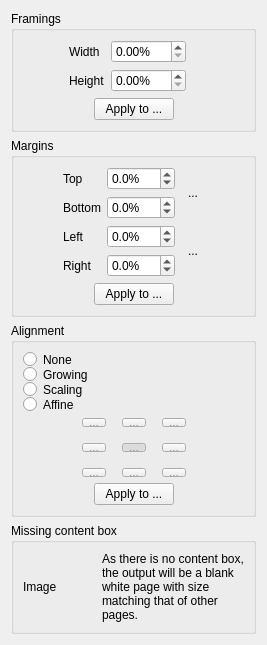
<?xml version="1.0" encoding="UTF-8"?>
<ui version="4.0">
 <class>PageLayoutOptionsWidget</class>
 <widget class="QWidget" name="PageLayoutOptionsWidget">
  <property name="geometry">
   <rect>
    <x>0</x>
    <y>0</y>
    <width>267</width>
    <height>639</height>
   </rect>
  </property>
  <property name="windowTitle">
   <string>Form</string>
  </property>
  <layout class="QVBoxLayout" name="verticalLayout_4">
   <item>
    <widget class="QGroupBox" name="framingsGroup">
     <property name="title">
      <string>Framings</string>
     </property>
     <layout class="QVBoxLayout" name="framingsVerticalLayout">
      <item>
       <layout class="QHBoxLayout" name="framingsHorizontalLayout_2">
        <item>
         <spacer name="framingsHorizontalSpacer_1">
          <property name="orientation">
           <enum>Qt::Horizontal</enum>
          </property>
          <property name="sizeHint" stdset="0">
           <size>
            <width>1</width>
            <height>1</height>
           </size>
          </property>
         </spacer>
        </item>
        <item>
         <layout class="QGridLayout" name="framingsGridLayout">
          <item row="0" column="0">
           <widget class="QLabel" name="labelExtraW">
            <property name="text">
             <string>Width</string>
            </property>
           </widget>
          </item>
          <item row="0" column="1">
           <widget class="QDoubleSpinBox" name="extraWMarginSpinBox">
            <property name="suffix">
             <string notr="true">%</string>
            </property>
            <property name="decimals">
             <number>2</number>
            </property>
            <property name="minimum">
             <double>0.0</double>
            </property>
            <property name="maximum">
             <double>999.5</double>
            </property>
            <property name="singleStep">
             <double>0.5</double>
            </property>
           </widget>
          </item>
          <item row="0" column="2">
           <widget class="QLabel" name="labelExtraWout">
            <property name="text">
             <string></string>
            </property>
           </widget>
          </item>
          <item row="1" column="0">
           <widget class="QLabel" name="labelExtraH">
            <property name="text">
             <string>Height</string>
            </property>
           </widget>
          </item>
          <item row="1" column="1">
           <widget class="QDoubleSpinBox" name="extraHMarginSpinBox">
            <property name="suffix">
             <string notr="true">%</string>
            </property>
            <property name="decimals">
             <number>2</number>
            </property>
            <property name="minimum">
             <double>0.0</double>
            </property>
            <property name="maximum">
             <double>999.5</double>
            </property>
            <property name="singleStep">
             <double>0.5</double>
            </property>
           </widget>
          </item>
          <item row="1" column="2">
           <widget class="QLabel" name="labelExtraHout">
            <property name="text">
             <string></string>
            </property>
           </widget>
          </item>
         </layout>
        </item>
        <item>
         <spacer name="framingsHorizontalSpacer">
          <property name="orientation">
           <enum>Qt::Horizontal</enum>
          </property>
          <property name="sizeHint" stdset="0">
           <size>
            <width>1</width>
            <height>1</height>
           </size>
          </property>
         </spacer>
        </item>
       </layout>
      </item>
      <item>
       <layout class="QHBoxLayout" name="framingsHorizontalLayout_5">
        <item>
         <spacer name="framingsHorizontalSpacer_9">
          <property name="orientation">
           <enum>Qt::Horizontal</enum>
          </property>
          <property name="sizeHint" stdset="0">
           <size>
            <width>1</width>
            <height>1</height>
           </size>
          </property>
         </spacer>
        </item>
        <item>
         <widget class="QPushButton" name="applyFramingsBtn">
          <property name="text">
           <string>Apply to ...</string>
          </property>
         </widget>
        </item>
        <item>
         <spacer name="framingsHorizontalSpacer_10">
          <property name="orientation">
           <enum>Qt::Horizontal</enum>
          </property>
          <property name="sizeHint" stdset="0">
           <size>
            <width>1</width>
            <height>1</height>
           </size>
          </property>
         </spacer>
        </item>
       </layout>
      </item>
     </layout>
    </widget>
   </item>
   <item>
    <widget class="QGroupBox" name="marginsGroup">
     <property name="title">
      <string>Margins</string>
     </property>
     <layout class="QVBoxLayout" name="verticalLayout">
      <item>
       <layout class="QHBoxLayout" name="horizontalLayout_2">
        <item>
         <spacer name="horizontalSpacer_3">
          <property name="orientation">
           <enum>Qt::Horizontal</enum>
          </property>
          <property name="sizeHint" stdset="0">
           <size>
            <width>1</width>
            <height>1</height>
           </size>
          </property>
         </spacer>
        </item>
        <item>
         <layout class="QGridLayout" name="gridLayout">
          <item row="0" column="0">
           <widget class="QLabel" name="label">
            <property name="text">
             <string>Top</string>
            </property>
           </widget>
          </item>
          <item row="0" column="1">
           <widget class="QDoubleSpinBox" name="topMarginSpinBox">
            <property name="suffix">
             <string notr="true">%</string>
            </property>
            <property name="decimals">
             <number>1</number>
            </property>
            <property name="minimum">
             <double>-49.5</double>
            </property>
            <property name="maximum">
             <double>999.5</double>
            </property>
            <property name="singleStep">
             <double>0.5</double>
            </property>
           </widget>
          </item>
          <item row="0" column="2" rowspan="2">
           <widget class="QToolButton" name="topBottomLink">
            <property name="minimumSize">
             <size>
              <width>24</width>
              <height>48</height>
             </size>
            </property>
            <property name="text">
             <string>...</string>
            </property>
            <property name="icon">
             <iconset resource="../../../resources/resources.qrc">
              <normaloff>:/icons/stock-vchain-broken-24.png</normaloff>
              <normalon>:/icons/stock-vchain-24.png</normalon>:/icons/stock-vchain-broken-24.png</iconset>
            </property>
            <property name="iconSize">
             <size>
              <width>9</width>
              <height>24</height>
             </size>
            </property>
            <property name="autoRaise">
             <bool>true</bool>
            </property>
           </widget>
          </item>
          <item row="1" column="0">
           <widget class="QLabel" name="label_2">
            <property name="text">
             <string>Bottom</string>
            </property>
           </widget>
          </item>
          <item row="1" column="1">
           <widget class="QDoubleSpinBox" name="bottomMarginSpinBox">
            <property name="suffix">
             <string notr="true">%</string>
            </property>
            <property name="decimals">
             <number>1</number>
            </property>
            <property name="minimum">
             <double>-49.5</double>
            </property>
            <property name="maximum">
             <double>999.5</double>
            </property>
            <property name="singleStep">
             <double>0.5</double>
            </property>
           </widget>
          </item>
          <item row="2" column="0">
           <widget class="QLabel" name="label_3">
            <property name="text">
             <string>Left</string>
            </property>
           </widget>
          </item>
          <item row="2" column="1">
           <widget class="QDoubleSpinBox" name="leftMarginSpinBox">
            <property name="suffix">
             <string notr="true">%</string>
            </property>
            <property name="decimals">
             <number>1</number>
            </property>
            <property name="minimum">
             <double>-49.5</double>
            </property>
            <property name="maximum">
             <double>999.5</double>
            </property>
            <property name="singleStep">
             <double>0.5</double>
            </property>
           </widget>
          </item>
          <item row="2" column="2" rowspan="2">
           <widget class="QToolButton" name="leftRightLink">
            <property name="minimumSize">
             <size>
              <width>24</width>
              <height>48</height>
             </size>
            </property>
            <property name="text">
             <string>...</string>
            </property>
            <property name="icon">
             <iconset resource="../../../resources/resources.qrc">
              <normaloff>:/icons/stock-vchain-broken-24.png</normaloff>
              <normalon>:/icons/stock-vchain-24.png</normalon>:/icons/stock-vchain-broken-24.png</iconset>
            </property>
            <property name="iconSize">
             <size>
              <width>9</width>
              <height>24</height>
             </size>
            </property>
            <property name="checked">
             <bool>false</bool>
            </property>
            <property name="autoRaise">
             <bool>true</bool>
            </property>
           </widget>
          </item>
          <item row="3" column="0">
           <widget class="QLabel" name="label_4">
            <property name="text">
             <string>Right</string>
            </property>
           </widget>
          </item>
          <item row="3" column="1">
           <widget class="QDoubleSpinBox" name="rightMarginSpinBox">
            <property name="suffix">
             <string notr="true">%</string>
            </property>
            <property name="decimals">
             <number>1</number>
            </property>
            <property name="minimum">
             <double>-49.5</double>
            </property>
            <property name="maximum">
             <double>999.5</double>
            </property>
            <property name="singleStep">
             <double>0.5</double>
            </property>
           </widget>
          </item>
         </layout>
        </item>
        <item>
         <spacer name="horizontalSpacer">
          <property name="orientation">
           <enum>Qt::Horizontal</enum>
          </property>
          <property name="sizeHint" stdset="0">
           <size>
            <width>1</width>
            <height>1</height>
           </size>
          </property>
         </spacer>
        </item>
       </layout>
      </item>
      <item>
       <layout class="QHBoxLayout" name="horizontalLayout_5">
        <item>
         <spacer name="horizontalSpacer_9">
          <property name="orientation">
           <enum>Qt::Horizontal</enum>
          </property>
          <property name="sizeHint" stdset="0">
           <size>
            <width>1</width>
            <height>1</height>
           </size>
          </property>
         </spacer>
        </item>
        <item>
         <widget class="QPushButton" name="applyMarginsBtn">
          <property name="text">
           <string>Apply to ...</string>
          </property>
         </widget>
        </item>
        <item>
         <spacer name="horizontalSpacer_10">
          <property name="orientation">
           <enum>Qt::Horizontal</enum>
          </property>
          <property name="sizeHint" stdset="0">
           <size>
            <width>1</width>
            <height>1</height>
           </size>
          </property>
         </spacer>
        </item>
       </layout>
      </item>
     </layout>
    </widget>
   </item>
   <item>
    <widget class="QGroupBox" name="alignmentGroup">
     <property name="title">
      <string>Alignment</string>
     </property>
     <layout class="QVBoxLayout" name="verticalLayout_2">
      <item>
       <layout class="QHBoxLayout" name="horizontalLayout_3">
        <property name="spacing">
         <number>0</number>
        </property>
        <item>
         <layout class="QVBoxLayout" name="verticalLayout_3">
          <item>
           <widget class="QRadioButton" name="matchSizeDisabledRb">
            <property name="text">
             <string>None</string>
            </property>
            <property name="toolTip">
             <string>Don't match size</string>
            </property>
            <attribute name="buttonGroup">
             <string notr="true">matchSizeButtonGroup</string>
            </attribute>
           </widget>
          </item>
          <item>
           <widget class="QRadioButton" name="matchSizeMarginsRb">
            <property name="text">
             <string>Growing</string>
            </property>
            <property name="toolTip">
             <string>Match size by growing margins</string>
            </property>
            <attribute name="buttonGroup">
             <string notr="true">matchSizeButtonGroup</string>
            </attribute>
           </widget>
          </item>
          <item>
           <widget class="QRadioButton" name="matchSizeScaleRb">
            <property name="text">
             <string>Scaling</string>
            </property>
            <property name="toolTip">
             <string>Match size by scaling</string>
            </property>
            <attribute name="buttonGroup">
             <string notr="true">matchSizeButtonGroup</string>
            </attribute>
           </widget>
          </item>
          <item>
           <widget class="QRadioButton" name="matchSizeAffineRb">
            <property name="text">
             <string>Affine</string>
            </property>
            <property name="toolTip">
             <string>Match size by affine scaling</string>
            </property>
            <attribute name="buttonGroup">
             <string notr="true">matchSizeButtonGroup</string>
            </attribute>
           </widget>
          </item>
         </layout>
        </item>
        <item>
         <spacer name="horizontalSpacer_8">
          <property name="orientation">
           <enum>Qt::Horizontal</enum>
          </property>
          <property name="sizeHint" stdset="0">
           <size>
            <width>0</width>
            <height>0</height>
           </size>
          </property>
         </spacer>
        </item>
       </layout>
      </item>
      <item>
       <layout class="QHBoxLayout" name="horizontalLayout_4">
        <item>
         <spacer name="horizontalSpacer_6">
          <property name="orientation">
           <enum>Qt::Horizontal</enum>
          </property>
          <property name="sizeHint" stdset="0">
           <size>
            <width>1</width>
            <height>1</height>
           </size>
          </property>
         </spacer>
        </item>
        <item>
         <layout class="QGridLayout" name="gridLayout_2">
          <property name="spacing">
           <number>16</number>
          </property>
          <item row="0" column="0">
           <widget class="QToolButton" name="alignTopLeftBtn">
            <property name="text">
             <string>...</string>
            </property>
            <property name="icon">
             <iconset resource="../../../resources/resources.qrc">
              <normaloff>:/icons/stock-gravity-north-west-24.png</normaloff>:/icons/stock-gravity-north-west-24.png</iconset>
            </property>
            <property name="iconSize">
             <size>
              <width>24</width>
              <height>24</height>
             </size>
            </property>
            <property name="checkable">
             <bool>true</bool>
            </property>
            <property name="autoExclusive">
             <bool>true</bool>
            </property>
            <attribute name="buttonGroup">
             <string notr="true">alignmentButtonGroup</string>
            </attribute>
           </widget>
          </item>
          <item row="0" column="1">
           <widget class="QToolButton" name="alignTopBtn">
            <property name="text">
             <string>...</string>
            </property>
            <property name="icon">
             <iconset resource="../../../resources/resources.qrc">
              <normaloff>:/icons/stock-gravity-north-24.png</normaloff>:/icons/stock-gravity-north-24.png</iconset>
            </property>
            <property name="iconSize">
             <size>
              <width>24</width>
              <height>24</height>
             </size>
            </property>
            <property name="checkable">
             <bool>true</bool>
            </property>
            <property name="autoExclusive">
             <bool>true</bool>
            </property>
            <attribute name="buttonGroup">
             <string notr="true">alignmentButtonGroup</string>
            </attribute>
           </widget>
          </item>
          <item row="0" column="2">
           <widget class="QToolButton" name="alignTopRightBtn">
            <property name="text">
             <string>...</string>
            </property>
            <property name="icon">
             <iconset resource="../../../resources/resources.qrc">
              <normaloff>:/icons/stock-gravity-north-east-24.png</normaloff>:/icons/stock-gravity-north-east-24.png</iconset>
            </property>
            <property name="iconSize">
             <size>
              <width>24</width>
              <height>24</height>
             </size>
            </property>
            <property name="checkable">
             <bool>true</bool>
            </property>
            <property name="autoExclusive">
             <bool>true</bool>
            </property>
            <attribute name="buttonGroup">
             <string notr="true">alignmentButtonGroup</string>
            </attribute>
           </widget>
          </item>
          <item row="1" column="0">
           <widget class="QToolButton" name="alignLeftBtn">
            <property name="text">
             <string>...</string>
            </property>
            <property name="icon">
             <iconset resource="../../../resources/resources.qrc">
              <normaloff>:/icons/stock-gravity-west-24.png</normaloff>:/icons/stock-gravity-west-24.png</iconset>
            </property>
            <property name="iconSize">
             <size>
              <width>24</width>
              <height>24</height>
             </size>
            </property>
            <property name="checkable">
             <bool>true</bool>
            </property>
            <property name="autoExclusive">
             <bool>true</bool>
            </property>
            <attribute name="buttonGroup">
             <string notr="true">alignmentButtonGroup</string>
            </attribute>
           </widget>
          </item>
          <item row="1" column="1">
           <widget class="QToolButton" name="alignCenterBtn">
            <property name="text">
             <string>...</string>
            </property>
            <property name="icon">
             <iconset resource="../../../resources/resources.qrc">
              <normaloff>:/icons/stock-center-24.png</normaloff>:/icons/stock-center-24.png</iconset>
            </property>
            <property name="iconSize">
             <size>
              <width>24</width>
              <height>24</height>
             </size>
            </property>
            <property name="checkable">
             <bool>true</bool>
            </property>
            <property name="checked">
             <bool>true</bool>
            </property>
            <property name="autoExclusive">
             <bool>true</bool>
            </property>
            <attribute name="buttonGroup">
             <string notr="true">alignmentButtonGroup</string>
            </attribute>
           </widget>
          </item>
          <item row="1" column="2">
           <widget class="QToolButton" name="alignRightBtn">
            <property name="text">
             <string>...</string>
            </property>
            <property name="icon">
             <iconset resource="../../../resources/resources.qrc">
              <normaloff>:/icons/stock-gravity-east-24.png</normaloff>:/icons/stock-gravity-east-24.png</iconset>
            </property>
            <property name="iconSize">
             <size>
              <width>24</width>
              <height>24</height>
             </size>
            </property>
            <property name="checkable">
             <bool>true</bool>
            </property>
            <property name="autoExclusive">
             <bool>true</bool>
            </property>
            <attribute name="buttonGroup">
             <string notr="true">alignmentButtonGroup</string>
            </attribute>
           </widget>
          </item>
          <item row="2" column="0">
           <widget class="QToolButton" name="alignBottomLeftBtn">
            <property name="text">
             <string>...</string>
            </property>
            <property name="icon">
             <iconset resource="../../../resources/resources.qrc">
              <normaloff>:/icons/stock-gravity-south-west-24.png</normaloff>:/icons/stock-gravity-south-west-24.png</iconset>
            </property>
            <property name="iconSize">
             <size>
              <width>24</width>
              <height>24</height>
             </size>
            </property>
            <property name="checkable">
             <bool>true</bool>
            </property>
            <property name="autoExclusive">
             <bool>true</bool>
            </property>
            <attribute name="buttonGroup">
             <string notr="true">alignmentButtonGroup</string>
            </attribute>
           </widget>
          </item>
          <item row="2" column="1">
           <widget class="QToolButton" name="alignBottomBtn">
            <property name="text">
             <string>...</string>
            </property>
            <property name="icon">
             <iconset resource="../../../resources/resources.qrc">
              <normaloff>:/icons/stock-gravity-south-24.png</normaloff>:/icons/stock-gravity-south-24.png</iconset>
            </property>
            <property name="iconSize">
             <size>
              <width>24</width>
              <height>24</height>
             </size>
            </property>
            <property name="checkable">
             <bool>true</bool>
            </property>
            <property name="autoExclusive">
             <bool>true</bool>
            </property>
            <attribute name="buttonGroup">
             <string notr="true">alignmentButtonGroup</string>
            </attribute>
           </widget>
          </item>
          <item row="2" column="2">
           <widget class="QToolButton" name="alignBottomRightBtn">
            <property name="text">
             <string>...</string>
            </property>
            <property name="icon">
             <iconset resource="../../../resources/resources.qrc">
              <normaloff>:/icons/stock-gravity-south-east-24.png</normaloff>:/icons/stock-gravity-south-east-24.png</iconset>
            </property>
            <property name="iconSize">
             <size>
              <width>24</width>
              <height>24</height>
             </size>
            </property>
            <property name="checkable">
             <bool>true</bool>
            </property>
            <property name="autoExclusive">
             <bool>true</bool>
            </property>
            <attribute name="buttonGroup">
             <string notr="true">alignmentButtonGroup</string>
            </attribute>
           </widget>
          </item>
         </layout>
        </item>
        <item>
         <spacer name="horizontalSpacer_5">
          <property name="orientation">
           <enum>Qt::Horizontal</enum>
          </property>
          <property name="sizeHint" stdset="0">
           <size>
            <width>1</width>
            <height>1</height>
           </size>
          </property>
         </spacer>
        </item>
       </layout>
      </item>
      <item>
       <layout class="QHBoxLayout" name="horizontalLayout_6">
        <item>
         <spacer name="horizontalSpacer_11">
          <property name="orientation">
           <enum>Qt::Horizontal</enum>
          </property>
          <property name="sizeHint" stdset="0">
           <size>
            <width>1</width>
            <height>1</height>
           </size>
          </property>
         </spacer>
        </item>
        <item>
         <widget class="QPushButton" name="applyAlignmentBtn">
          <property name="text">
           <string>Apply to ...</string>
          </property>
         </widget>
        </item>
        <item>
         <spacer name="horizontalSpacer_12">
          <property name="orientation">
           <enum>Qt::Horizontal</enum>
          </property>
          <property name="sizeHint" stdset="0">
           <size>
            <width>1</width>
            <height>1</height>
           </size>
          </property>
         </spacer>
        </item>
       </layout>
      </item>
     </layout>
    </widget>
   </item>
   <item>
    <widget class="QGroupBox" name="missingContentBoxGroup">
     <property name="title">
      <string>Missing content box</string>
     </property>
     <layout class="QHBoxLayout" name="horizontalLayout">
      <item>
       <widget class="QLabel" name="warningIconLabel">
        <property name="text">
         <string notr="true">Image</string>
        </property>
       </widget>
      </item>
      <item>
       <widget class="QLabel" name="label_5">
        <property name="text">
         <string>As there is no content box, the output will be a blank white page with size matching that of other pages.</string>
        </property>
        <property name="wordWrap">
         <bool>true</bool>
        </property>
        <property name="textInteractionFlags">
         <set>Qt::LinksAccessibleByMouse|Qt::TextSelectableByMouse</set>
        </property>
       </widget>
      </item>
     </layout>
    </widget>
   </item>
   <item>
    <spacer name="verticalSpacer">
     <property name="orientation">
      <enum>Qt::Vertical</enum>
     </property>
     <property name="sizeHint" stdset="0">
      <size>
       <width>1</width>
       <height>1</height>
      </size>
     </property>
    </spacer>
   </item>
  </layout>
 </widget>
 <tabstops>
  <tabstop>topBottomLink</tabstop>
  <tabstop>topMarginSpinBox</tabstop>
  <tabstop>bottomMarginSpinBox</tabstop>
  <tabstop>leftRightLink</tabstop>
  <tabstop>leftMarginSpinBox</tabstop>
  <tabstop>rightMarginSpinBox</tabstop>
  <tabstop>applyMarginsBtn</tabstop>
  <tabstop>alignTopLeftBtn</tabstop>
  <tabstop>alignTopBtn</tabstop>
  <tabstop>alignTopRightBtn</tabstop>
  <tabstop>alignLeftBtn</tabstop>
  <tabstop>alignCenterBtn</tabstop>
  <tabstop>alignRightBtn</tabstop>
  <tabstop>alignBottomLeftBtn</tabstop>
  <tabstop>alignBottomBtn</tabstop>
  <tabstop>alignBottomRightBtn</tabstop>
  <tabstop>applyAlignmentBtn</tabstop>
 </tabstops>
 <resources>
  <include location="../../../resources/resources.qrc"/>
 </resources>
 <connections/>
 <buttongroups>
  <buttongroup name="matchSizeButtonGroup"/>
  <buttongroup name="alignmentButtonGroup"/>
 </buttongroups>
</ui>
